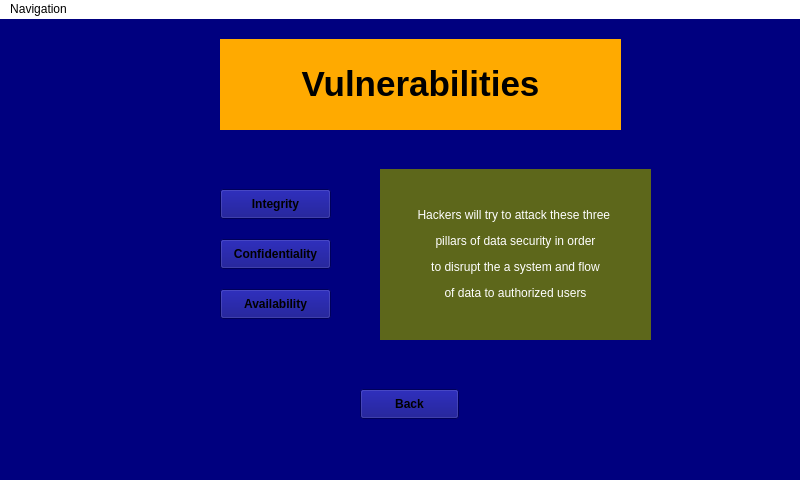
<?xml version="1.0" encoding="UTF-8"?>
<ui version="4.0">
 <class>Vulnerabilities</class>
 <widget class="QMainWindow" name="Vulnerabilities">
  <property name="geometry">
   <rect>
    <x>0</x>
    <y>0</y>
    <width>800</width>
    <height>480</height>
   </rect>
  </property>
  <property name="windowTitle">
   <string>MainWindow</string>
  </property>
  <property name="styleSheet">
   <string notr="true">background-color: rgb(0, 0, 127);</string>
  </property>
  <widget class="QWidget" name="centralwidget">
   <widget class="QLabel" name="label">
    <property name="geometry">
     <rect>
      <x>220</x>
      <y>20</y>
      <width>401</width>
      <height>91</height>
     </rect>
    </property>
    <property name="styleSheet">
     <string notr="true">background-color: rgb(255, 170, 0);</string>
    </property>
    <property name="text">
     <string>&lt;html&gt;&lt;head/&gt;&lt;body&gt;&lt;p align=&quot;center&quot;&gt;&lt;span style=&quot; font-size:26pt; font-weight:600; color:#000000;&quot;&gt;Vulnerabilities&lt;/span&gt;&lt;/p&gt;&lt;/body&gt;&lt;/html&gt;</string>
    </property>
   </widget>
   <widget class="QLabel" name="label_2">
    <property name="geometry">
     <rect>
      <x>380</x>
      <y>150</y>
      <width>271</width>
      <height>171</height>
     </rect>
    </property>
    <property name="styleSheet">
     <string notr="true">background-color: rgb(93, 103, 27);</string>
    </property>
    <property name="text">
     <string>&lt;html&gt;&lt;head/&gt;&lt;body&gt;&lt;p align=&quot;center&quot;&gt;&lt;span style=&quot; color:#ffffff;&quot;&gt;Hackers will try to attack these three &lt;/span&gt;&lt;/p&gt;&lt;p align=&quot;center&quot;&gt;&lt;span style=&quot; color:#ffffff;&quot;&gt;pillars of data security in order&lt;/span&gt;&lt;/p&gt;&lt;p align=&quot;center&quot;&gt;&lt;span style=&quot; color:#ffffff;&quot;&gt; to disrupt the a system and flow&lt;/span&gt;&lt;/p&gt;&lt;p align=&quot;center&quot;&gt;&lt;span style=&quot; color:#ffffff;&quot;&gt;of data to authorized users&lt;/span&gt;&lt;/p&gt;&lt;/body&gt;&lt;/html&gt;</string>
    </property>
   </widget>
   <widget class="QPushButton" name="Integrity_Button">
    <property name="geometry">
     <rect>
      <x>220</x>
      <y>170</y>
      <width>111</width>
      <height>30</height>
     </rect>
    </property>
    <property name="font">
     <font>
      <weight>75</weight>
      <bold>true</bold>
     </font>
    </property>
    <property name="styleSheet">
     <string notr="true">border-image: url(:/Images/Imagefiles/orangebutton.png);</string>
    </property>
    <property name="text">
     <string>Integrity</string>
    </property>
   </widget>
   <widget class="QPushButton" name="Confidentiality_Button">
    <property name="geometry">
     <rect>
      <x>220</x>
      <y>220</y>
      <width>111</width>
      <height>30</height>
     </rect>
    </property>
    <property name="font">
     <font>
      <weight>75</weight>
      <bold>true</bold>
     </font>
    </property>
    <property name="styleSheet">
     <string notr="true">border-image: url(:/Images/Imagefiles/orangebutton.png);</string>
    </property>
    <property name="text">
     <string>Confidentiality</string>
    </property>
   </widget>
   <widget class="QPushButton" name="Availability_Button">
    <property name="geometry">
     <rect>
      <x>220</x>
      <y>270</y>
      <width>111</width>
      <height>30</height>
     </rect>
    </property>
    <property name="font">
     <font>
      <weight>75</weight>
      <bold>true</bold>
     </font>
    </property>
    <property name="styleSheet">
     <string notr="true">border-image: url(:/Images/Imagefiles/orangebutton.png);</string>
    </property>
    <property name="text">
     <string>Availability</string>
    </property>
   </widget>
   <widget class="QPushButton" name="Back_Button">
    <property name="geometry">
     <rect>
      <x>360</x>
      <y>370</y>
      <width>99</width>
      <height>30</height>
     </rect>
    </property>
    <property name="font">
     <font>
      <weight>75</weight>
      <bold>true</bold>
     </font>
    </property>
    <property name="styleSheet">
     <string notr="true">border-image: url(:/Images/Imagefiles/blackbutton.png);</string>
    </property>
    <property name="text">
     <string>Back</string>
    </property>
   </widget>
   <widget class="QWidget" name="widget" native="true">
    <property name="geometry">
     <rect>
      <x>60</x>
      <y>109</y>
      <width>131</width>
      <height>111</height>
     </rect>
    </property>
    <property name="styleSheet">
     <string notr="true">border-image: url(:/Images/Imagefiles/uteplogo.jpeg);</string>
    </property>
   </widget>
   <widget class="QWidget" name="widget_2" native="true">
    <property name="geometry">
     <rect>
      <x>60</x>
      <y>229</y>
      <width>131</width>
      <height>171</height>
     </rect>
    </property>
    <property name="styleSheet">
     <string notr="true">border-image: url(:/Images/Imagefiles/afc.jpeg);</string>
    </property>
   </widget>
  </widget>
  <widget class="QMenuBar" name="menubar">
   <property name="geometry">
    <rect>
     <x>0</x>
     <y>0</y>
     <width>800</width>
     <height>26</height>
    </rect>
   </property>
   <property name="styleSheet">
    <string notr="true">background-color: rgb(255, 255, 255);</string>
   </property>
   <widget class="QMenu" name="menuNavigation">
    <property name="title">
     <string>Navigation</string>
    </property>
    <addaction name="Menu_main"/>
    <addaction name="Menu_tutorial"/>
    <addaction name="Menu_videos"/>
    <addaction name="Menu_attacks"/>
    <addaction name="Menu_counter"/>
    <addaction name="Menu_exit"/>
   </widget>
   <addaction name="menuNavigation"/>
  </widget>
  <widget class="QStatusBar" name="statusbar"/>
  <action name="Menu_main">
   <property name="text">
    <string>Main Hub</string>
   </property>
  </action>
  <action name="Menu_tutorial">
   <property name="text">
    <string>Tutorial Menu</string>
   </property>
  </action>
  <action name="Menu_videos">
   <property name="text">
    <string>Videos</string>
   </property>
  </action>
  <action name="Menu_attacks">
   <property name="text">
    <string>Attacks</string>
   </property>
  </action>
  <action name="Menu_counter">
   <property name="text">
    <string>Counter Measures</string>
   </property>
  </action>
  <action name="Menu_exit">
   <property name="text">
    <string>Exit</string>
   </property>
  </action>
 </widget>
 <resources/>
 <connections/>
</ui>
